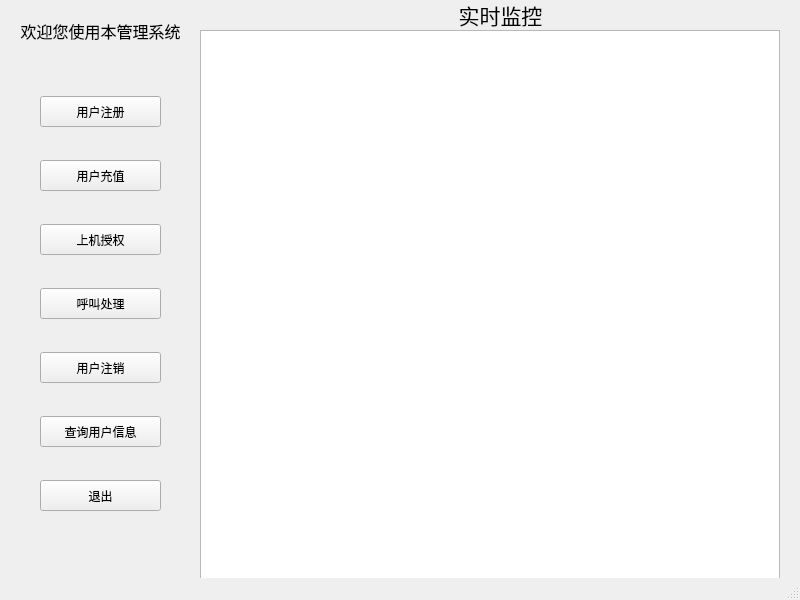
<?xml version="1.0" encoding="UTF-8"?>
<ui version="4.0">
 <class>mainWin</class>
 <widget class="QMainWindow" name="mainWin">
  <property name="geometry">
   <rect>
    <x>0</x>
    <y>0</y>
    <width>800</width>
    <height>600</height>
   </rect>
  </property>
  <property name="minimumSize">
   <size>
    <width>800</width>
    <height>600</height>
   </size>
  </property>
  <property name="maximumSize">
   <size>
    <width>800</width>
    <height>600</height>
   </size>
  </property>
  <property name="windowTitle">
   <string>MainWindow</string>
  </property>
  <widget class="QWidget" name="centralwidget">
   <widget class="QPushButton" name="reg_btn">
    <property name="geometry">
     <rect>
      <x>40</x>
      <y>96</y>
      <width>121</width>
      <height>31</height>
     </rect>
    </property>
    <property name="text">
     <string>用户注册</string>
    </property>
   </widget>
   <widget class="QPushButton" name="control_btn">
    <property name="geometry">
     <rect>
      <x>40</x>
      <y>352</y>
      <width>121</width>
      <height>31</height>
     </rect>
    </property>
    <property name="text">
     <string>用户注销</string>
    </property>
   </widget>
   <widget class="QPushButton" name="exit_btn">
    <property name="geometry">
     <rect>
      <x>40</x>
      <y>480</y>
      <width>121</width>
      <height>31</height>
     </rect>
    </property>
    <property name="text">
     <string>退出</string>
    </property>
   </widget>
   <widget class="QPushButton" name="query_btn">
    <property name="geometry">
     <rect>
      <x>40</x>
      <y>288</y>
      <width>121</width>
      <height>31</height>
     </rect>
    </property>
    <property name="text">
     <string>呼叫处理</string>
    </property>
   </widget>
   <widget class="QLabel" name="welcome_lab">
    <property name="geometry">
     <rect>
      <x>10</x>
      <y>10</y>
      <width>181</width>
      <height>41</height>
     </rect>
    </property>
    <property name="font">
     <font>
      <family>华文新魏</family>
      <pointsize>12</pointsize>
     </font>
    </property>
    <property name="text">
     <string>欢迎您使用本管理系统</string>
    </property>
    <property name="alignment">
     <set>Qt::AlignCenter</set>
    </property>
   </widget>
   <widget class="QLabel" name="record_lab">
    <property name="geometry">
     <rect>
      <x>250</x>
      <y>0</y>
      <width>501</width>
      <height>30</height>
     </rect>
    </property>
    <property name="font">
     <font>
      <family>华文新魏</family>
      <pointsize>16</pointsize>
     </font>
    </property>
    <property name="text">
     <string>实时监控</string>
    </property>
    <property name="alignment">
     <set>Qt::AlignCenter</set>
    </property>
   </widget>
   <widget class="QPushButton" name="topUp_btn">
    <property name="geometry">
     <rect>
      <x>40</x>
      <y>160</y>
      <width>121</width>
      <height>31</height>
     </rect>
    </property>
    <property name="text">
     <string>用户充值</string>
    </property>
   </widget>
   <widget class="QPushButton" name="board_btn">
    <property name="geometry">
     <rect>
      <x>40</x>
      <y>224</y>
      <width>121</width>
      <height>31</height>
     </rect>
    </property>
    <property name="text">
     <string>上机授权</string>
    </property>
   </widget>
   <widget class="QTableView" name="tableView">
    <property name="geometry">
     <rect>
      <x>200</x>
      <y>30</y>
      <width>580</width>
      <height>550</height>
     </rect>
    </property>
   </widget>
   <widget class="QPushButton" name="search_btn">
    <property name="geometry">
     <rect>
      <x>40</x>
      <y>416</y>
      <width>121</width>
      <height>31</height>
     </rect>
    </property>
    <property name="text">
     <string>查询用户信息</string>
    </property>
   </widget>
  </widget>
  <widget class="QMenuBar" name="menubar">
   <property name="geometry">
    <rect>
     <x>0</x>
     <y>0</y>
     <width>800</width>
     <height>17</height>
    </rect>
   </property>
  </widget>
  <widget class="QStatusBar" name="statusbar"/>
 </widget>
 <resources/>
 <connections/>
</ui>
